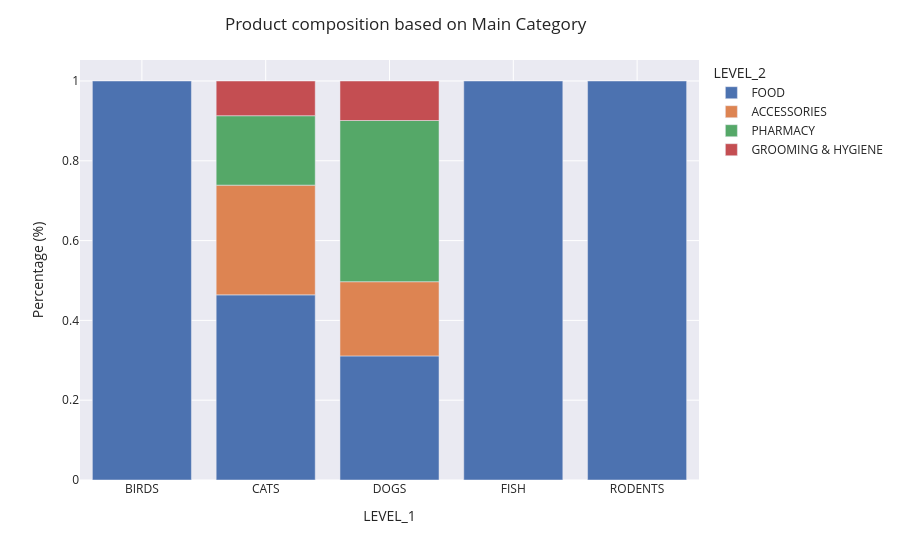

The cell this chart's notebook holds for it:
### Code cell
# Distribuição percentual de cada nivel 2 nos niveis 1
n1_n2 = (products_df.groupby("LEVEL_1")['LEVEL_2'].value_counts()/products_df.groupby("LEVEL_1")['LEVEL_2'].count()).reset_index(0)

# 'LEVEL_2' is currently the index, not a column. Reset index to convert it to a column.
n1_n2.reset_index(inplace=True)

# The percentage values are in the column named '0'. Rename it to 'value'.
n1_n2.rename(columns={0: 'value'}, inplace=True)

# Round the values as intended.
n1_n2['value'] = n1_n2['value'].round(3)

fig = px.bar(n1_n2, x = 'LEVEL_1', y = 'value', color='LEVEL_2',labels={"value":"Percentage (%)"},template="seaborn")
fig.update_layout(title={'text':'Product composition based on Main Category','x':0.25})
output_file = output_dir / "product_composition.png"
fig.write_image(output_file)
fig.show()

### Figure 1 — Plotly figure (JSON) as saved in the notebook; plotly's stock layout.template omitted (floating-point values rounded to 4 significant figures)
{"data": [{"hovertemplate": "LEVEL_2=FOOD<br>LEVEL_1=%{x}<br>Percentage (%)=%{y}<extra></extra>", "legendgroup": "FOOD", "marker": {"color": "rgb(76,114,176)", "pattern": {"shape": ""}}, "name": "FOOD", "orientation": "v", "showlegend": true, "textposition": "auto", "type": "bar", "x": ["BIRDS", "CATS", "DOGS", "FISH", "RODENTS"], "xaxis": "x", "y": [1.0, 0.464, 0.311, 1.0, 1.0], "yaxis": "y"}, {"hovertemplate": "LEVEL_2=ACCESSORIES<br>LEVEL_1=%{x}<br>Percentage (%)=%{y}<extra></extra>", "legendgroup": "ACCESSORIES", "marker": {"color": "rgb(221,132,82)", "pattern": {"shape": ""}}, "name": "ACCESSORIES", "orientation": "v", "showlegend": true, "textposition": "auto", "type": "bar", "x": ["CATS", "DOGS"], "xaxis": "x", "y": [0.275, 0.186], "yaxis": "y"}, {"hovertemplate": "LEVEL_2=PHARMACY<br>LEVEL_1=%{x}<br>Percentage (%)=%{y}<extra></extra>", "legendgroup": "PHARMACY", "marker": {"color": "rgb(85,168,104)", "pattern": {"shape": ""}}, "name": "PHARMACY", "orientation": "v", "showlegend": true, "textposition": "auto", "type": "bar", "x": ["CATS", "DOGS"], "xaxis": "x", "y": [0.174, 0.404], "yaxis": "y"}, {"hovertemplate": "LEVEL_2=GROOMING & HYGIENE<br>LEVEL_1=%{x}<br>Percentage (%)=%{y}<extra></extra>", "legendgroup": "GROOMING & HYGIENE", "marker": {"color": "rgb(196,78,82)", "pattern": {"shape": ""}}, "name": "GROOMING & HYGIENE", "orientation": "v", "showlegend": true, "textposition": "auto", "type": "bar", "x": ["CATS", "DOGS"], "xaxis": "x", "y": [0.087, 0.099], "yaxis": "y"}], "layout": {"barmode": "relative", "legend": {"title": {"text": "LEVEL_2"}, "tracegroupgap": 0}, "margin": {"t": 60}, "title": {"text": "Product composition based on Main Category", "x": 0.25}, "xaxis": {"anchor": "y", "domain": [0, 1], "title": {"text": "LEVEL_1"}}, "yaxis": {"anchor": "x", "domain": [0, 1], "title": {"text": "Percentage (%)"}}}}
